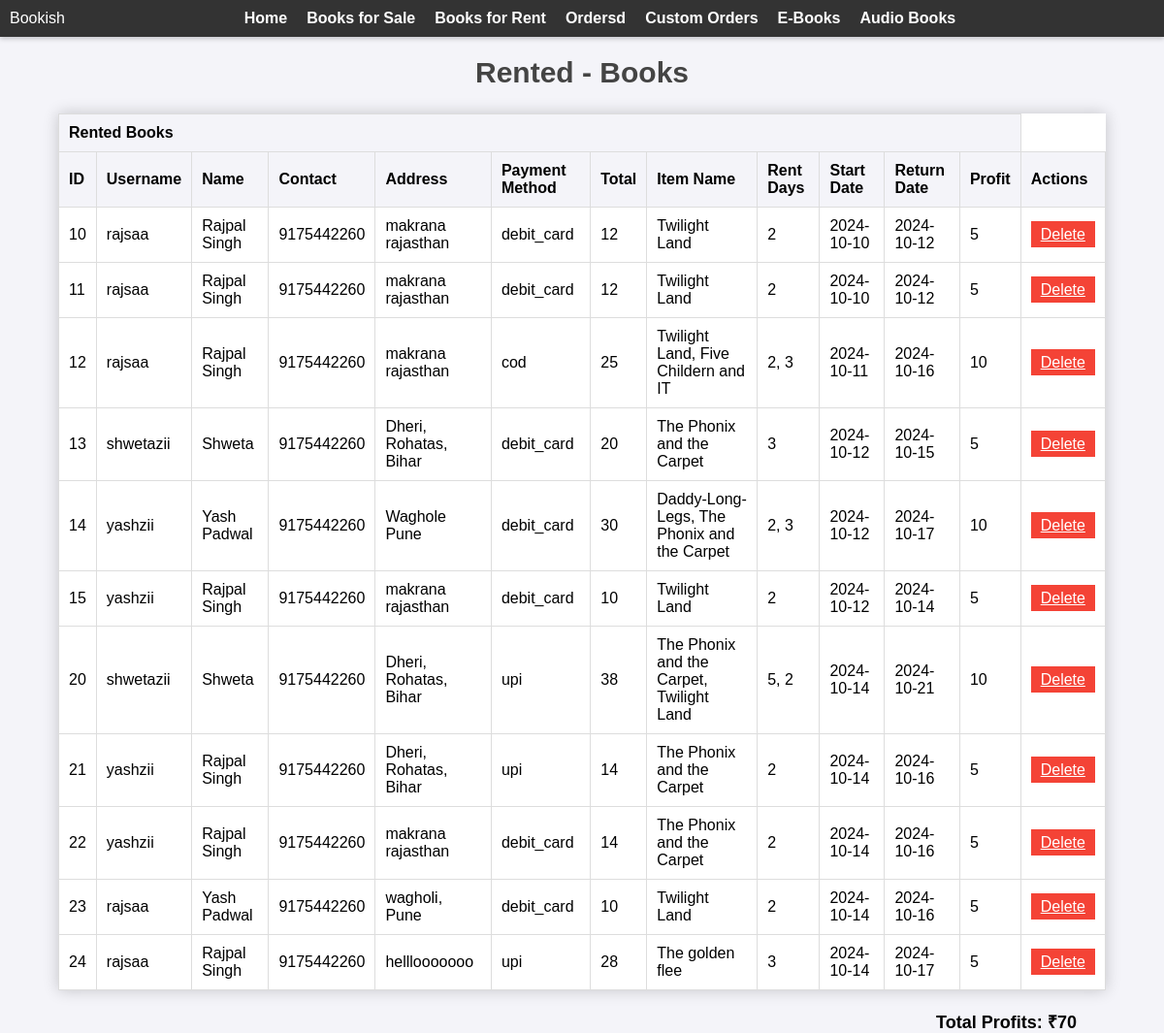
/rented.php, run on an earlier commit of the app's database.
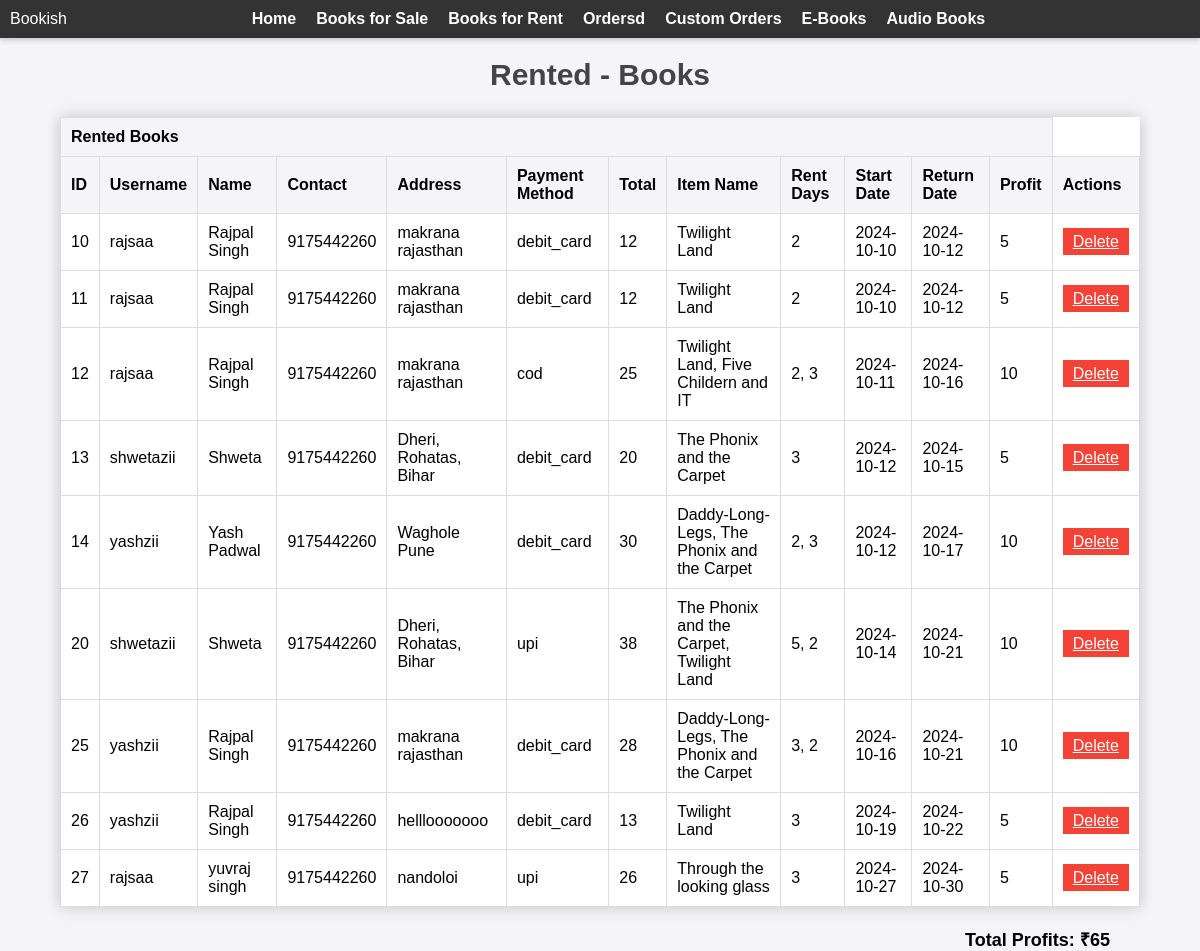
And on a later commit of the database.
### tables this page shows
CREATE TABLE `rented` (
  `srno` int(11) NOT NULL,
  `username` varchar(100) NOT NULL,
  `name` varchar(100) NOT NULL,
  `contact` varchar(20) NOT NULL,
  `address` varchar(100) NOT NULL,
  `payment_method` varchar(100) NOT NULL,
  `total` int(10) NOT NULL,
  `item_name` varchar(100) NOT NULL,
  `rent_days` varchar(100) NOT NULL,
  `start_date` date NOT NULL,
  `return_date` date NOT NULL,
  `profit` int(10) NOT NULL
);

### rented.php (the view, shortened to what this page needs)
<?php
$dsn = 'mysql:host=localhost;dbname=sem4';
$username = 'root';
$password = '';
try {
    $db = new PDO($dsn, $username, $password);
    $db->setAttribute(PDO::ATTR_ERRMODE, PDO::ERRMODE_EXCEPTION);
} catch (PDOException $e) {
    die("Error: " . $e->getMessage());
}
$query = "SELECT * FROM rented";
$rented = $db->query($query)->fetchAll(PDO::FETCH_ASSOC);
$profit_query = "SELECT SUM(profit) AS total_profit FROM rented";
$profit_result = $db->query($profit_query)->fetch(PDO::FETCH_ASSOC);
$total_profit = $profit_result['total_profit'];
?>
<!DOCTYPE html>
<html lang="en">
<head>
    <link rel="stylesheet" href="https://cdnjs.cloudflare.com/ajax/libs/font-awesome/5.15.3/css/all.min.css">
</head>
<body>
<nav>
Bookish
    <ul>
        <li><a href="admin_dashboard.php">Home</a></li>
        <li><a href="buy_items.php">Books for Sale</a></li>
        <li><a href="rent_items.php">Books for Rent</a></li>
        <li><a href="orders_admin.php">Ordersd</a></li>
        <li><a href="custom_orders.php">Custom Orders</a></li>
        <li><a href="ebooks.php">E-Books</a></li>
        <li><a href="audio_books.php">Audio Books</a></li>
    </ul>
</nav>
<h2>Rented - Books</h2>
<table>
    <thead>
        <th colspan="12" class="text-center" id="title">Rented Books</th>
        <tr>
            <th>ID</th>
            <th>Username</th>
            <th>Name</th>
            <th>Contact</th>
            <th>Address</th>
            <th>Payment Method</th>
            <th>Total</th>
            <th>Item Name</th>
            <th>Rent Days</th>
            <th>Start Date</th>
            <th>Return Date</th>
            <th>Profit</th>
            <th>Actions</th>
        </tr>
    </thead>
    <tbody>
        <?php foreach ($rented as $rent): ?>
            <tr>
                <td><?php echo htmlspecialchars($rent['srno']); ?></td>
                <td><?php echo htmlspecialchars($rent['username']); ?></td>
                <td><?php echo htmlspecialchars($rent['name']); ?></td>
                <td><?php echo htmlspecialchars($rent['contact']); ?></td>
                <td><?php echo htmlspecialchars($rent['address']); ?></td>
                <td><?php echo htmlspecialchars($rent['payment_method']); ?></td>
                <td><?php echo htmlspecialchars($rent['total']); ?></td>
                <td><?php echo htmlspecialchars($rent['item_name']); ?></td>
                <td><?php echo htmlspecialchars($rent['rent_days']); ?></td>
                <td><?php echo htmlspecialchars($rent['start_date']); ?></td>
                <td><?php echo htmlspecialchars($rent['return_date']); ?></td>
                <td><?php echo htmlspecialchars($rent['profit']); ?></td>
                <td>
                    <a href="rented.php?delete_id=<?php echo $rent['srno']; ?>" onclick="return confirm('Are you sure you want to delete this record?')" class="btn delete">Delete</a>
                </td>
            </tr>
        <?php endforeach; ?>
    </tbody>
</table>
<div class="profit-section">
    <strong>Total Profits: ₹<?php echo htmlspecialchars($total_profit); ?></strong>
</div>
</body>
</html>

What changed in the data, as far as the page shows it:
removed rented: srno "15", username "yashzii", name "Rajpal Singh", contact "9175442260", address "makrana rajasthan", payment_method "debit_card", total "10", item_name "Twilight Land", rent_days "2", start_date "2024-10-12", return_date "2024-10-14", profit "5"
removed rented: srno "21", username "yashzii", name "Rajpal Singh", contact "9175442260", address "Dheri, Rohatas, Bihar", payment_method "upi", total "14", item_name "The Phonix and the Carpet", rent_days "2", start_date "2024-10-14", return_date "2024-10-16", profit "5"
removed rented: srno "22", username "yashzii", name "Rajpal Singh", contact "9175442260", address "makrana rajasthan", payment_method "debit_card", total "14", item_name "The Phonix and the Carpet", rent_days "2", start_date "2024-10-14", return_date "2024-10-16", profit "5"
removed rented: srno "23", username "rajsaa", name "Yash Padwal", contact "9175442260", address "wagholi, Pune", payment_method "debit_card", total "10", item_name "Twilight Land", rent_days "2", start_date "2024-10-14", return_date "2024-10-16", profit "5"
removed rented: srno "24", username "rajsaa", name "Rajpal Singh", contact "9175442260", address "helllooooooo", payment_method "upi", total "28", item_name "The golden flee", rent_days "3", start_date "2024-10-14", return_date "2024-10-17", profit "5"
added rented: srno "25", username "yashzii", name "Rajpal Singh", contact "9175442260", address "makrana rajasthan", payment_method "debit_card", total "28", item_name "Daddy-Long-Legs, The Phonix and the Carpet", rent_days "3, 2", start_date "2024-10-16", return_date "2024-10-21", profit "10"
added rented: srno "26", username "yashzii", name "Rajpal Singh", contact "9175442260", address "helllooooooo", payment_method "debit_card", total "13", item_name "Twilight Land", rent_days "3", start_date "2024-10-19", return_date "2024-10-22", profit "5"
added rented: srno "27", username "rajsaa", name "yuvraj singh", contact "9175442260", address "nandoloi", payment_method "upi", total "26", item_name "Through the looking glass", rent_days "3", start_date "2024-10-27", return_date "2024-10-30", profit "5"
Also different on the page:
$total_profit: "70" → "65"
